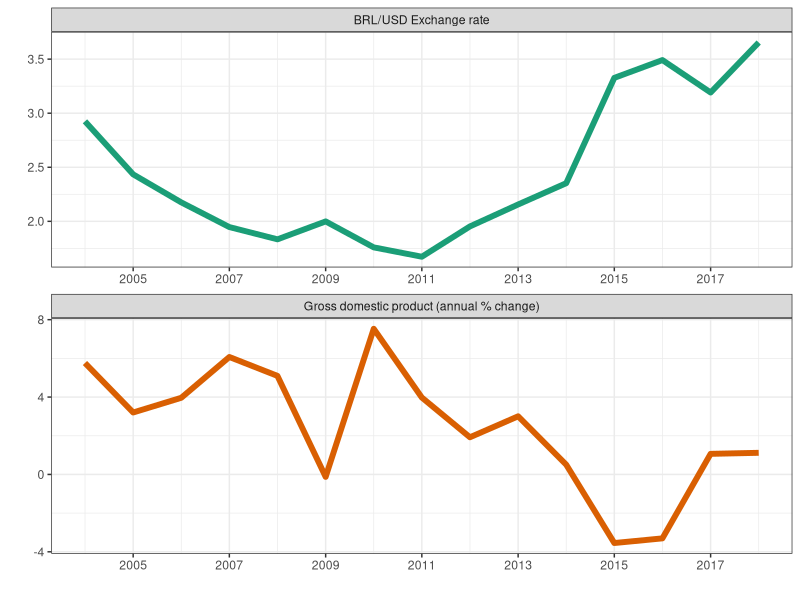

Here is the R script that generated this plot:
## ---- chunk 1
knitr::opts_chunk$set(echo = TRUE)
## ---- chunk 2
library(tidyverse)
library(lubridate)
## ---- chunk 3
context_vars <- read_tsv('context_files/exr_gdp_vars_raw.tsv')
## ---- chunk 4
context_vars %>%
  mutate(key = if_else(key == 'exr', 'BRL/USD Exchange rate', 'Gross domestic product (annual % change)')) %>%
  ggplot(aes(x=date, y=value, color = key)) +
  geom_line(size = 2) +
  scale_color_brewer(palette = 'Dark2') +
  facet_wrap(~key, nrow =  2, scales = 'free') +
  #ggthemes::theme_economist() +
  theme_bw() +
  theme(legend.position = 'none') +
  labs(x = '', y = '') +
  scale_x_date(breaks = '2 years', date_labels = '%Y')
